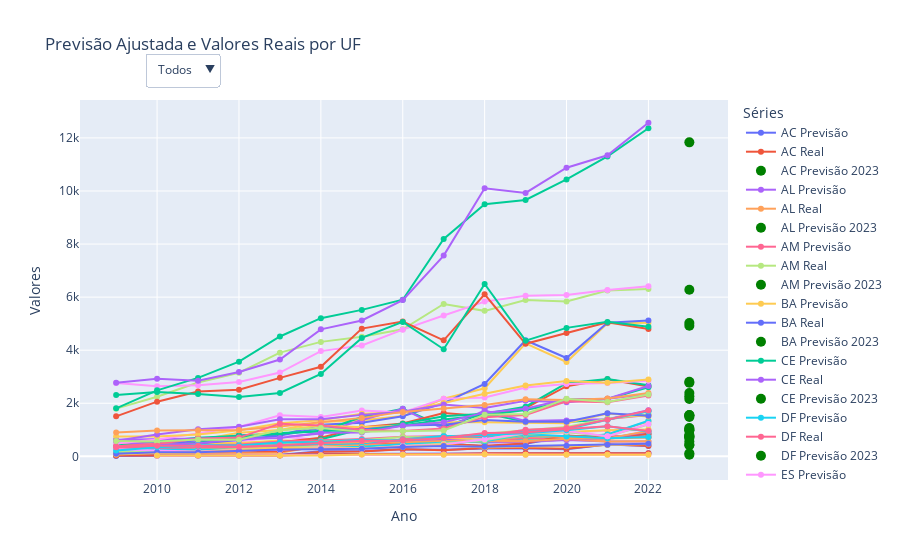

The notebook cell saved with this chart:
### Code cell
# Atualizar a média móvel no DataFrame para todos os anos e arredondar
final_forecast['rolling_yhat_adjusted'] = final_forecast.groupby('SG_UF')['yhat_adjusted'].transform(lambda x: x.rolling(window=3, min_periods=1).mean()).round(2)

# Calcular a média móvel de dois anos apenas para a última entrada (assumindo que são os dados para 2023) e arredondar
window_size = 2
final_forecast['MA_yhat_adjusted'] = final_forecast.groupby('SG_UF')['yhat_adjusted'].transform(lambda x: x.rolling(window=window_size, min_periods=1).mean()).round(2)

# Filtrar para manter apenas as entradas mais recentes por UF, presumindo ser de 2023
latest_forecasts = final_forecast.drop_duplicates(subset=['SG_UF'], keep='last')

# Criar o gráfico com linhas para 'yhat_adjusted' e 'QT_VG_TOTAL'
fig = go.Figure()

uf_dropdown = final_forecast['SG_UF'].unique()
for uf in uf_dropdown:
    filtered_df = final_forecast[final_forecast['SG_UF'] == uf]
    latest_data = latest_forecasts[latest_forecasts['SG_UF'] == uf]
    fig.add_trace(go.Scatter(x=filtered_df['NU_ANO_CENSO'], y=filtered_df['yhat_adjusted'].round(2),
                             mode='lines+markers',
                             name=f'{uf} Previsão'))
    fig.add_trace(go.Scatter(x=filtered_df['NU_ANO_CENSO'], y=filtered_df['QT_VG_TOTAL'].round(2),
                             mode='lines+markers',
                             name=f'{uf} Real'))
    # Atualizar ano para 2023 na previsão de 2023
    fig.add_trace(go.Scatter(x=[latest_data['NU_ANO_CENSO'].values[0] + 1], y=latest_data['MA_yhat_adjusted'],
                             mode='markers',
                             marker=dict(size=10, color='green'),
                             name=f'{uf} Previsão 2023'))

# Criar botões de filtro para cada UF no dropdown
buttons = [dict(label='Todos',
                method='update',
                args=[{'visible': [True] * len(uf_dropdown) * 3},
                      {'title': 'Previsão Ajustada, Valores Reais por UF'}])]
for i, uf in enumerate(uf_dropdown):
    visibility = [False] * len(uf_dropdown) * 3
    visibility[i*3:(i+1)*3] = [True, True, True]  # Visibilidade para previsão, real, e previsão 2023
    buttons.append(dict(label=uf,
                        method='update',
                        args=[{'visible': visibility},
                              {'title': f'Previsão e Valores Reais para {uf}'}]))

# Atualizar o layout do gráfico com o dropdown e detalhes de estilo
fig.update_layout(
    title='Previsão Ajustada e Valores Reais por UF',
    xaxis_title='Ano',
    yaxis_title='Valores',
    legend_title='Séries',
    updatemenus=[dict(active=0,
                      buttons=buttons,
                      direction='down',
                      pad={'r': 10, 't': 10},
                      showactive=True,
                      x=0.1,
                      xanchor='left',
                      y=1.15,
                      yanchor='top')],
    hovermode='closest'
)

# Mostrar o gráfico
fig.show()
